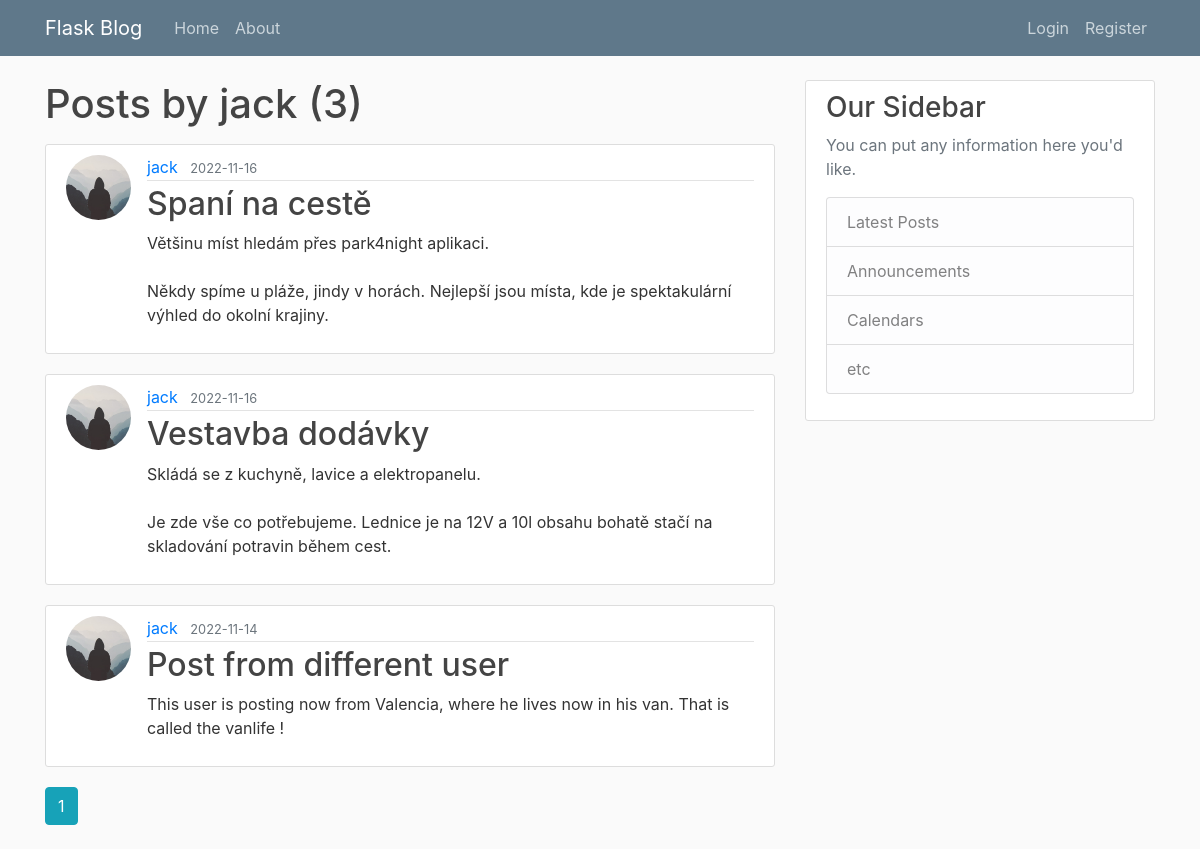
Page /user/jack on the committed database.
### travelblog/models.py (models this page shows, shortened)
class User(db.Model, UserMixin):
    id = db.Column(db.Integer, primary_key=True)
    username = db.Column(db.String(20), unique=True, nullable = False)
    email = db.Column(db.String(120), unique=True, nullable = False)
    image_file = db.Column(db.String(20), nullable = False, default ='default.jpg')
    password = db.Column(db.String(60), nullable = False)
    posts = db.relationship('Post', backref='author', lazy=True)

class Post(db.Model):
    id = db.Column(db.Integer, primary_key=True)
    title = db.Column(db.String(100), nullable = False)
    date_posted = db.Column(db.DateTime, nullable = False, default = datetime.utcnow)
    content = db.Column(db.Text, nullable = False)
    user_id = db.Column(db.Integer, db.ForeignKey('user.id'), nullable = False)

### travelblog/routes.py (the view)
@app.route("/user/<string:username>")
def user_posts(username):
    page = request.args.get('page', 1, type=int)
    user = User.query.filter_by(username=username).first_or_404()
    posts = Post.query.filter_by(author=user)\
        .order_by(Post.date_posted.desc())\
        .paginate(page=page, per_page=3)
    return render_template ('user_posts.html', posts = posts, user=user)

### travelblog/templates/user_posts.html
{% extends "layout.html" %}
{% block content %}
<h1 class="mb-3">Posts by {{ user.username }} ({{posts.total}})</h1>
	{% for post in posts.items %}
		<article class="media content-section">
			<img class="rounded-circle article-img" src="{{ url_for('static', filename='profile_pics/' + post.author.image_file) }}">
		  <div class="media-body">
		    <div class="article-metadata">
		      <a class="mr-2" href="{{ url_for('user_posts', username=post.author.username) }}">{{ post.author.username }}</a>
		      <small class="text-muted">{{ post.date_posted.strftime('%Y-%m-%d') }}</small>
		    </div>
		    <h2><a class="article-title" href="{{ url_for('post', post_id = post.id) }}">{{ post.title }}</a></h2>
		    <p class="article-content">{{ post.content }}</p>
		  </div>
		</article>
	{% endfor %}
	{% for page_num in posts.iter_pages(left_edge=1, right_edge=1, left_current=1, right_current=2) %}
		{% if page_num %}
			{% if posts.page == page_num %}
				<a class="btn btn-info mb-4" href="{{ url_for('user_posts', username=user.username, page=page_num) }}">{{page_num}}</a>
			{% else %}
				<a class="btn btn-outline-info mb-4" href="{{ url_for('user_posts', username=user.username, page=page_num) }}">{{page_num}}</a>
			{% endif %}
		{% else %}
			...
		{% endif %}
	{% endfor %}
{% endblock content %}

### travelblog/static/main.css (style rules this page uses)
body { background: #fafafa; color: #333333; margin-top: 5rem; }
h1, h2, h3, h4, h5, h6 { color: #444444; }
.content-section { background: #ffffff; padding: 10px 20px; border: 1px solid #dddddd; border-radius: 3px; margin-bottom: 20px; }
.article-title { color: #444444; }
.article-content { white-space: pre-line; }
.article-img { height: 65px; width: 65px; margin-right: 16px; }
.article-metadata { padding-bottom: 1px; margin-bottom: 4px; border-bottom: 1px solid #e3e3e3 }

### rows in the picture
User: username "jack"
Post: image_file (placeholder picture), author.username "jack", date_posted "2022-11-16", title "Spaní na cestě", content "Většinu míst hledám přes park4night aplikaci. Někdy spíme u pláže, jindy v horách. Nejlepší jsou místa, kde je spektakulární výhled do okolní krajiny."
Post: image_file (placeholder picture), author.username "jack", date_posted "2022-11-16", title "Vestavba dodávky", content "Skládá se z kuchyně, lavice a elektropanelu. Je zde vše co potřebujeme. Lednice je na 12V a 10l obsahu bohatě stačí na skladování potravin během cest."
Post: image_file (placeholder picture), author.username "jack", date_posted "2022-11-14", title "Post from different user", content "This user is posting now from Valencia, where he lives now in his van. That is called the vanlife !"

### other values in the picture
{{ posts.total }} "3"
{{ page_num }} "1"
